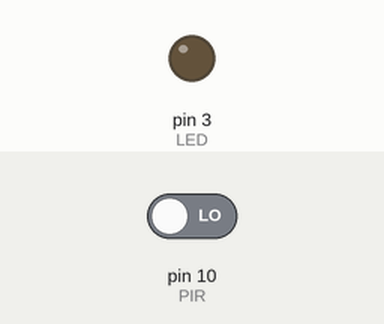
Simulated run of this sketch. Board: Arduino Uno, built with avr-gcc and run on an emulated ATmega328P. Shown: output pins drawn as LEDs (lit = HIGH). Dashed ring = blinking. The test bench sets the inputs (shaded band); at power-on: pin 10 (PIR) LOW.

Above: at 1.8 s.
1.9 s: pin 10 (PIR) driven HIGH
At 2.08 s:
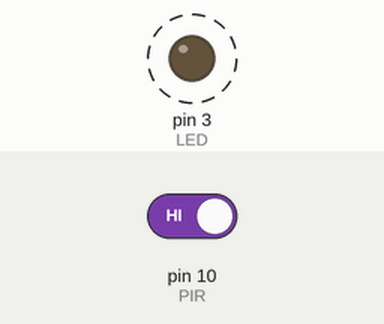
4.9 s: pin 10 (PIR) driven LOW
At 5.9 s:
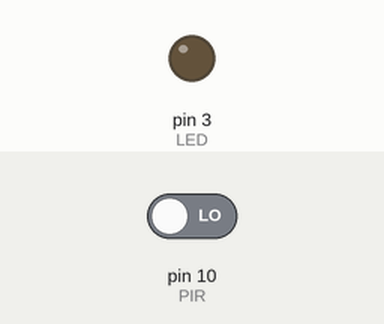
Timing chart, 0 to 7.9 s (numbered marks = the images above; inputs shaded):
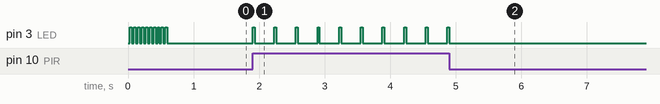

Measured:
- after the input at 1.9 s, pin 3 (LED): alternates HIGH for 0.03 s and LOW for 0.30 s, starting at once
- after the input at 4.9 s, pin 3 (LED): goes on until 4.9 s, then stays LOW
- by itself, pin 3 (LED): alternates HIGH for 0.03 s and LOW for 0.03 s, 19 changes in all, then stays LOW

The sketch:

sketch_sep06a.ino
```cpp
int LED = 3;
int PIR = 10;

void setup() {

// initialize digital pin 3 as an output for LED

pinMode(LED, OUTPUT);

//initialize digital pin 10 as input for PIR

pinMode(PIR, INPUT);

//initialization time for PIR sensor to warm up

//blink LED to show that something is happening

for(int i = 0; i < 10; i++) {

digitalWrite(LED, LOW);

delay(30);

digitalWrite(LED, HIGH);

delay(30);

}

}

void loop() {

//read PIR sensor, if High light LED for 5 seconds

//if low, check again

if(digitalRead(PIR) == HIGH) {

//digitalWrite(LED, HIGH);
//delay(500);
//digitalWrite(LED, LOW);
//delay(500);
//digitalWrite(LED, HIGH);
//delay(500);
//digitalWrite(LED, LOW);
//delay(500);

digitalWrite(LED, HIGH);

delay(30);


digitalWrite(LED, LOW);

delay(300);


} else {

digitalWrite(LED, LOW);

}

}
```
